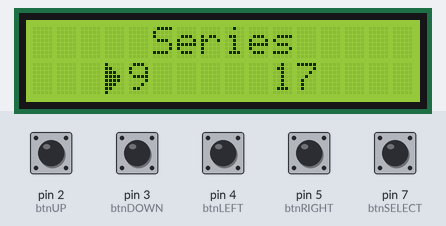
The sketch below on a simulated Arduino Uno, built with avr-gcc and run on an emulated ATmega328P. On the bench: 16×2 character LCD. Inputs (shaded band) come from the test bench; at power-on: pin 2 (btnUP), pin 3 (btnDOWN), pin 4 (btnLEFT), pin 5 (btnRIGHT), pin 7 (btnSELECT) HIGH. What the sketch prints to the serial monitor is not drawn.

Above: at 4.2 s.
4.3 s: pin 7 (btnSELECT) pulled LOW for 0.15 s
At 5.3 s:
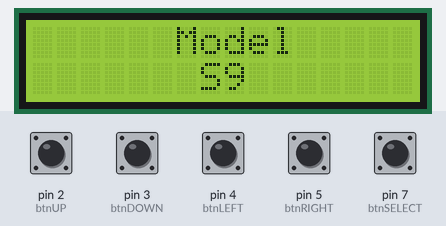
6.0 s: pin 5 (btnRIGHT) pulled LOW for 0.15 s
At 7.2 s:
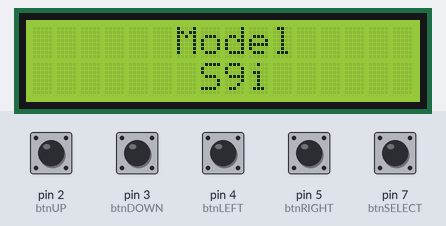
7.7 s: pin 5 (btnRIGHT) pulled LOW for 0.15 s
At 8.5 s:
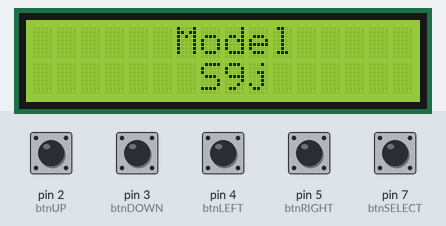
9.4 s: pin 7 (btnSELECT) pulled LOW for 0.15 s
At 10.1 s:
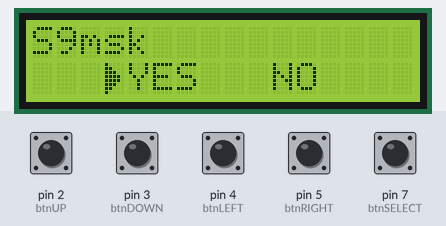
Timing chart, 0 to 12.4 s (numbered marks = the images above; inputs shaded):
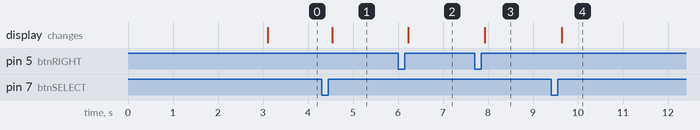

The sketch:

Update_menu.ino
```cpp
#include <Wire.h>
#include <LiquidCrystal_I2C.h>
#include "OneButton.h"

#define SERIES_MENU 0
#define MODEL_MENU 1
#define SUBMODEL_MENU 3
#define SCRIPT_MENU 4

//Series
#define SERIES9 9
#define SERIES17 17
#define SUBSERIES17_T 0
#define SUBSERIES17_S 1


//Series 17
#define S17_MODEL 0
#define S17PRO_MODEL 1
#define S17E_MODEL 2
#define S17_PLUS_MODEL 3

#define T17_MODEL 4
#define T17_PLUS_MODEL 5
#define T17EMODEL 6


//Series 9
#define S9_MODEL 0
#define S9I_MODEL 1
#define S9J_MODEL 2

//Scripts
//S9
#define S9stock 0
#define S9msk 1
#define S9vnish 2

#define S9istock 3
#define S9imsk 4
#define S9ivnish 5

#define S9jstock 6
#define S9jmsk 7
#define S9jvnish 8

//T17
#define T17stock 9
#define T17msk 10
#define T17vnish 11

//T17+
#define T17PLUSstock 12
#define T17PLUSmsk 13
#define T17vnish_ 14

//T17E
#define T17estock 15
#define T17emsk 16
#define T17evnish 17

//S17
#define S17stock 18
#define S17msk 19
#define S17vnish 20

//S17PRO
#define S17promsk 21
#define S17prostock 22
#define S17provnish 23


OneButton btnUP = OneButton(
  2,  // Input pin for the button
  true,        // Button is active LOW
  true         // Enable internal pull-up resistor
);


OneButton btnDOWN = OneButton(
  3,  // Input pin for the button
  true,        // Button is active LOW
  true         // Enable internal pull-up resistor
);

OneButton btnLEFT = OneButton(
  4,  // Input pin for the button
  true,        // Button is active LOW
  true         // Enable internal pull-up resistor
);

OneButton btnRIGHT = OneButton(
  5,  // Input pin for the button
  true,        // Button is active LOW
  true         // Enable internal pull-up resistor
);

OneButton btnSELECT = OneButton(
  7,  // Input pin for the button
  true,        // Button is active LOW
  true         // Enable internal pull-up resistor
);

String name = "";
//Series
uint8_t series = 9;
bool series_selected = false;

//Model
uint8_t model_id = 0;
bool model_selected = false;

//SubModel 17ser
uint8_t submodel_id = 0;
bool submodel_selected = false;

uint8_t script = 0;
bool script_selected = false;

uint8_t menu_step = 0;

// Set the LCD address to 0x27 for a 16 chars and 2 line display
LiquidCrystal_I2C lcd(0x27, 16, 2);

byte arrow[] = {
  B10000,
  B11000,
  B11100,
  B11110,
  B11110,
  B11100,
  B11000,
  B10000
};

void setup()
{
  Serial.begin(9600);
  while (!Serial) {
    ; // wait for serial port to connect. Needed for Leonardo only
  }
  Serial.println("Starting...");

  // initialize the LCD
  lcd.begin();
  lcd.createChar(0, arrow);
  // Turn on the blacklight and print a message.
  lcd.backlight();
  lcd.setCursor(0, 0);
  lcd.print("Software updater");
  lcd.setCursor(6, 1);
  lcd.print("V1.0");

  btnRIGHT.attachClick([]() {
    Serial.println("Right...");
    if(menu_step == 0  && !series_selected){
        series = SERIES17;
    } else if(menu_step == MODEL_MENU && !model_selected){
        if((model_id < S9J_MODEL) && (series == SERIES9)){
          model_id++;
        } else if((series == SERIES17) && (submodel_id == SUBSERIES17_T) && (model_id < T17EMODEL)){
          model_id++;
        } else if((series == SERIES17) && (submodel_id == SUBSERIES17_S) && (model_id < S17_PLUS_MODEL)){
          model_id++;
        }
    } else if(menu_step == SUBMODEL_MENU && !submodel_selected){
        if((submodel_id < SUBSERIES17_S) && (series == SERIES17)){
          submodel_id++;
        }
    }
  });

  btnLEFT.attachClick([]() {
    Serial.println("LEFT...");
    if(menu_step == SERIES_MENU && !series_selected){
        series = SERIES9;
    } else if(menu_step == MODEL_MENU && !model_selected){
        if((model_id > S9_MODEL) && (series == SERIES9)) {
          model_id--;
        } else if((series == SERIES17) && (submodel_id == SUBSERIES17_T) && (model_id > T17_MODEL)){
          model_id--;
        } else if((series == SERIES17) && (submodel_id == SUBSERIES17_S) && (model_id > S17_MODEL)){
          model_id--;
        }
    } else if(menu_step == SUBMODEL_MENU && !submodel_selected){
        if((submodel_id > SUBSERIES17_T) && (series == SERIES17)){
          submodel_id--;
        }
    }
  });

  btnSELECT.attachClick([]() {
    Serial.println("Select...");
    if(menu_step == SERIES_MENU && !series_selected){
        if(series == SERIES9){
          menu_step = MODEL_MENU;
        } else if(series == SERIES17){
          menu_step = SUBMODEL_MENU;
        }
        series_selected = true;
        lcd.clear();
    } else if(menu_step == MODEL_MENU && !model_selected){
        menu_step = SCRIPT_MENU;
        model_selected = true;
        lcd.clear();
    } else if(menu_step == SUBMODEL_MENU && !submodel_selected){
        if(submodel_id == SUBSERIES17_S){
          model_id = 0;
        }
        if(submodel_id == SUBSERIES17_T){
          model_id = 4;
        }
        menu_step = MODEL_MENU;
        submodel_selected = true;
        lcd.clear();
    }
  });

  delay(3000);
  lcd.clear();
}


void loop()
{
  btnUP.tick();
  btnDOWN.tick();
  btnRIGHT.tick();
  btnLEFT.tick();
  btnSELECT.tick();

  if(menu_step == SERIES_MENU){
    lcd.setCursor(5, 0);
    lcd.print("Series");
    lcd.setCursor(3, 1);

    if(series == SERIES9){
      lcd.write(0);
    } else lcd.print(" ");

    lcd.setCursor(4, 1);
    lcd.print("9");
    lcd.setCursor(9, 1);

    if(series == SERIES17){
      lcd.write(0);
    } else lcd.print(" ");

    lcd.setCursor(10, 1);
    lcd.print("17");
  } else if(menu_step == MODEL_MENU){
     lcd.setCursor(6, 0);
     lcd.print("Model");
     if(series == SERIES9){
       if(model_id == S9_MODEL){
           lcd.setCursor(7, 1);
           lcd.print("S9 ");
       } else if(model_id == S9I_MODEL){
           lcd.setCursor(7, 1);
           lcd.print("S9i");
       } else if(model_id == S9J_MODEL){
           lcd.setCursor(7, 1);
           lcd.print("S9j");
       }
     } else if(series == SERIES17){
       if(model_id == S17_MODEL){
           lcd.setCursor(7, 1);
           lcd.print("S17   ");
       } else if(model_id == S17PRO_MODEL){
           lcd.setCursor(7, 1);
           lcd.print("S17PRO");
       } else if(model_id == S17E_MODEL){
           lcd.setCursor(7, 1);
           lcd.print("S17e  ");
       } else if(model_id == S17_PLUS_MODEL){
           lcd.setCursor(7, 1);
           lcd.print("S17+  ");
       } else if(model_id == T17_MODEL){
           lcd.setCursor(7, 1);
           lcd.print("T17 ");
       } else if(model_id == T17_PLUS_MODEL){
           lcd.setCursor(7, 1);
           lcd.print("T17+");
       }
        else if(model_id == T17EMODEL){
           lcd.setCursor(7, 1);
           lcd.print("T17e");
       }

     }
  } else if(menu_step == SUBMODEL_MENU){
     lcd.setCursor(4, 0);
     lcd.print("Sub Model");
     if(series == SERIES17){
       if(submodel_id == SUBSERIES17_T){
           lcd.setCursor(7, 1);
           lcd.print("T");
       } else if(submodel_id == SUBSERIES17_S){
           lcd.setCursor(7, 1);
           lcd.print("S");
       }
     }
  } else if(menu_step == SCRIPT_MENU){
     script = 1;
     switch(script){
       case S9stock:
          name = "S9stock";
         break;

       case S9msk:
          name = "S9msk";
               lcd.setCursor(0, 0);
     lcd.print(name);
    lcd.setCursor(3, 1);

    if(series == SERIES9){
      lcd.write(0);
    } else lcd.print(" ");

    lcd.setCursor(4, 1);
    lcd.print("YES");
    lcd.setCursor(9, 1);

    if(series == SERIES17){
      lcd.write(0);
    } else lcd.print(" ");

    lcd.setCursor(10, 1);
    lcd.print("NO");
         break;

       case S9vnish:
          name = "S9vnish";
         break;

       case S9istock:
          name = "S9istock";
         break;

       case S9imsk:
          name = "S9imsk";
         break;

       case S9ivnish:
          name = "S9ivnish";
         break;

       case S9jstock:
          name = "S9jstock";
         break;

       case S9jmsk:
          name = "S9jmsk";
         break;

       case S9jvnish:
          name = "S9jvnish";
         break;

       case T17msk:
          name = "T17msk";
         break;

       case T17vnish:
          name = "T17vnish";
         break;

       case T17PLUSstock:
          name = "T17+stock";
         break;

       case T17PLUSmsk:
          name = "T17+msk";
         break;

       case T17vnish_:
          name = "T17vnish";
         break;

       case T17estock:
          name = "T17estock";
         break;

       case T17emsk:
          name = "T17emsk";
         break;

       case T17evnish:
          name = "T17evnish";
         break;

       case S17stock:
          name = "S17stock";
         break;

       case S17msk:
         name = "S17msk";
         break;

       case S17vnish:
         name = "S17vnish";
         break;

       case S17promsk:
         name = "S17promsk";
         break;

       case S17prostock:
         name = "S17prostock";
         break;

       case S17provnish:
         name = "S17provnish";
         break;
     }

  }
}
```

Measured:
- after the input at 4.3 s, the display: changes after 0.24 s (image 1)
- after the input at 6.0 s, the display: changes after 0.23 s (image 2)
- after the input at 7.7 s, the display: changes after 0.23 s (image 3)
- after the input at 9.4 s, the display: changes after 0.24 s (image 4)
